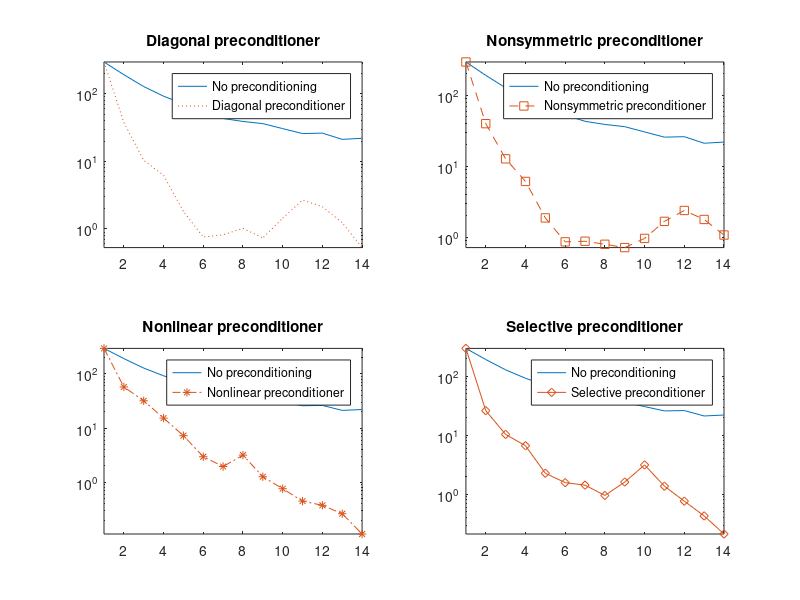
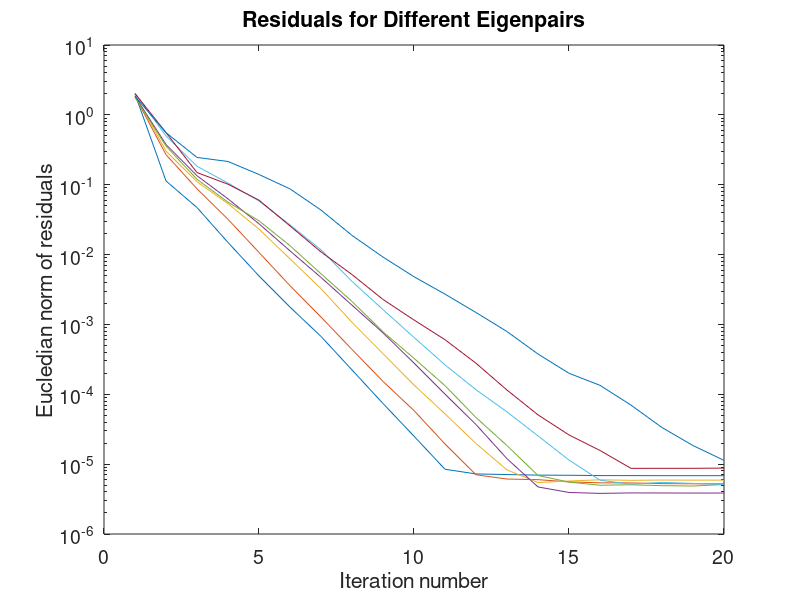
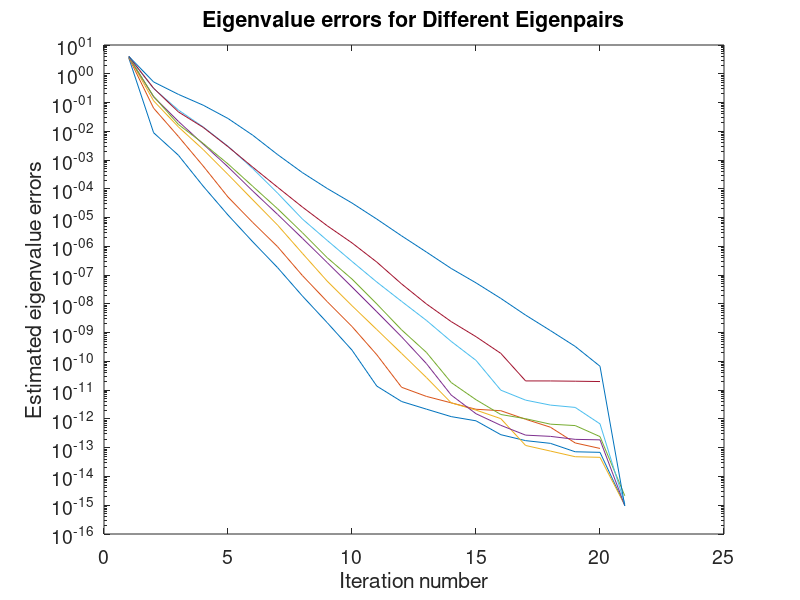

MATLAB code for these plots, in order: (Note: this script raises an error after producing the figures.)
%LOBPCG_EXAMPLE Demonstrate the examples documented in lobpcg.m.
%
% Call lobpcg_examples from this folder, or add this folder to the MATLAB path.
% The codistributed example runs only when Parallel Computing Toolbox is
% installed and licensed. Examples that intentionally use difficult
% preconditioners or clustered spectra may not fully converge.
%%%%%%%%%%%%%%%%%%%%%%%%%%%%%%%%%%%%%%%%%%%%%%%%%%
%   License:  MIT / Apache-2.0
%   Copyright (c) 2026 A.V. Knyazev, Andrew.Knyazev@ucdenver.edu
%   $Revision: 1.0 $  $Date: 1-November-2026
%   Tested in GNU Octave Version: 11.3.0 and
%   MATLAB with Paralel Computing Toolbx 26.2 (R2026b), but is
%   expected to work on any post 2008 MATLAB and Octave.
function lobpcg_examples

previousRngState = rng;
rngCleanup = onCleanup(@() rng(previousRngState));
rng(0);
exampleSettings = struct(...
    'gridSize', 20, 'laplacianBlockSize', 8, ...
    'standardTolerance', 1e-5, 'verbosity', 2, 'quiet', 0, ...
    'unpreconditionedMaxIterations', 50, ...
    'sequentialBlockSize', 2, 'sequentialBlockCount', 4, ...
    'sequentialMaxIterations', 200, ...
    'preconditionedMaxIterations', 60, 'identityBMaxIterations', 50, ...
    'diagonalSize', 1000, 'diagonalDensity', 0.1, ...
    'diagonalBlockSize', 5, 'diagonalMaxIterations', 15, ...
    'parallelSize', 100, 'parallelBlockSize', 2, ...
    'parallelWorkerCount', 2, 'parallelMaxIterations', 5, ...
    'singleSize', 100, 'singleBlockSize', 2, 'singleMaxIterations', 15, ...
    'clusteredMatrixSize', 100, 'clusteredValues', [1, 1.99, 2:99], ...
    'clusteredBlockSizes', [1, 2, 3], ...
    'clusteredTolerance', 1e-10, 'clusteredMaxIterations', 80, ...
    'nonsymmetricEntry', 2, 'selectiveShift', 3.5);
gridSize = exampleSettings.gridSize;
blockSize = exampleSettings.laplacianBlockSize;
oneDimensionalLaplacian = spdiags(...
    [-ones(gridSize, 1), 2 * ones(gridSize, 1), -ones(gridSize, 1)], ...
    -1:1, gridSize, gridSize);
operatorA = kron(speye(gridSize), oneDimensionalLaplacian) + ...
    kron(oneDimensionalLaplacian, speye(gridSize));
n = size(operatorA, 1);
fprintf('Using a %d-by-%d interior-grid Laplacian (%d unknowns).\n', ...
    gridSize, gridSize, n);
% Equivalent PDE-grid construction from the docstring, when available:
% operatorA = delsq(numgrid('S', gridSize + 1));
% Or, with the laplacian.m File Exchange function on the MATLAB path:
% [~, ~, operatorA] = laplacian([gridSize - 1, gridSize - 1]);

%% Example 1: Eight eigenpairs without preconditioning
[X_noPreconditioner, lambda_noPreconditioner, failure_noPreconditioner] = ...
    lobpcg(randn(n, blockSize), operatorA, exampleSettings.standardTolerance, ...
    exampleSettings.unpreconditionedMaxIterations, exampleSettings.verbosity);
fprintf('Unpreconditioned solve convergence flag: %d\n', ...
    failure_noPreconditioner);
fprintf('Returned %d eigenvectors.\n', size(X_noPreconditioner, 2));
disp('Unpreconditioned eigenvalues:');
disp(lambda_noPreconditioner.');

%% Example 2: Compute the same eigenpairs in four constrained blocks
blockSizeSequential = exampleSettings.sequentialBlockSize;
sequentialBlockCount = exampleSettings.sequentialBlockCount;
X_sequential = zeros(n, blockSizeSequential * sequentialBlockCount);
lambdaAll = zeros(blockSizeSequential * sequentialBlockCount, 1);
for blockIndex = 1:sequentialBlockCount
    [X_block, lambda_block] = lobpcg(randn(n, blockSizeSequential), ...
        operatorA, X_sequential(:, 1:(blockIndex - 1) * blockSizeSequential), ...
        exampleSettings.standardTolerance, ...
        exampleSettings.sequentialMaxIterations, exampleSettings.verbosity);
    blockRange = (blockIndex - 1) * blockSizeSequential + (1:blockSizeSequential);
    X_sequential(:, blockRange) = X_block;
    lambdaAll(blockRange) = lambda_block;
end
fprintf('Sequential solve returned %d eigenvectors.\n', size(X_sequential, 2));
disp('Eigenvalues from sequential constrained blocks:');
disp(lambdaAll.');

%% Example 3: Incomplete-Cholesky preconditioning
preconditionerL = ichol(operatorA, struct('michol', 'on'));
preconditionerFunction = @(vectors) ...
    preconditionerL' \ (preconditionerL \ vectors);
[X_preconditioned, lambda_preconditioned, failure_preconditioned] = ...
    lobpcg(randn(n, blockSize), operatorA, [], ...
    preconditionerFunction, exampleSettings.standardTolerance, ...
    exampleSettings.preconditionedMaxIterations, exampleSettings.verbosity);
fprintf('Preconditioned solve convergence flag: %d\n', failure_preconditioned);
disp('Preconditioned eigenvalues:');
disp(lambda_preconditioned.');
fprintf('Preconditioned output class: %s\n', class(X_preconditioned));

%% Example 4: Generalized problem with B = I
[X_identityB, lambda_identityB, failure_identityB] = ...
    lobpcg(randn(n, blockSize), operatorA, speye(n), ...
    preconditionerFunction, exampleSettings.standardTolerance, ...
    exampleSettings.identityBMaxIterations, exampleSettings.verbosity);
fprintf('Generalized B=I convergence flag: %d\n', failure_identityB);
fprintf('Generalized B=I returned %d eigenvectors.\n', size(X_identityB, 2));
disp('Generalized B=I eigenvalues:');
disp(lambda_identityB.');

%% Example 5: Diagonally dominant sparse matrix and preconditioners
diagonalSize = exampleSettings.diagonalSize;
diagonalMatrix = spdiags((1:diagonalSize)', 0, diagonalSize, diagonalSize);
diagonalOperatorA = diagonalMatrix + ...
    sprandsym(diagonalSize, exampleSettings.diagonalDensity);
initialDiagonalVectors = randn(diagonalSize, exampleSettings.diagonalBlockSize);
maxIterations = exampleSettings.diagonalMaxIterations;
residualTolerance = exampleSettings.standardTolerance;
[~, ~, ~, ~, residualsNoPreconditioner] = lobpcg(...
    initialDiagonalVectors, diagonalOperatorA, residualTolerance, maxIterations, 1);
[~, ~, ~, ~, residualsDiagonal] = lobpcg(initialDiagonalVectors, ...
    diagonalOperatorA, [], @(vectors) diagonalMatrix \ vectors, ...
    residualTolerance, maxIterations, 1);

figure;
subplot(2, 2, 1);
plotNoPreconditioner = semilogy(max(residualsNoPreconditioner, [], 1)); hold on;
plotVariant = semilogy(max(residualsDiagonal, [], 1), ':');
legend([plotNoPreconditioner, plotVariant], ...
    {'No preconditioning', 'Diagonal preconditioner'}, 'Location', 'best');
title('Diagonal preconditioner'); axis tight;

% Nonsymmetric preconditioning, as in the documented example.
preconditionerMatrix = diagonalMatrix;
preconditionerMatrix(1, 2) = exampleSettings.nonsymmetricEntry;
[~, ~, ~, ~, residualsNonsymmetric] = lobpcg(initialDiagonalVectors, ...
    diagonalOperatorA, [], @(vectors) preconditionerMatrix \ vectors, ...
    residualTolerance, maxIterations, 1);
subplot(2, 2, 2);
plotNoPreconditioner = semilogy(max(residualsNoPreconditioner, [], 1)); hold on;
plotVariant = semilogy(max(residualsNonsymmetric, [], 1), '--s');
legend([plotNoPreconditioner, plotVariant], ...
    {'No preconditioning', 'Nonsymmetric preconditioner'}, 'Location', 'best');
title('Nonsymmetric preconditioner'); axis tight;

% Nonlinear preconditioning.
preconditionerMatrix = diagonalMatrix;
[~, ~, ~, ~, residualsNonlinear] = lobpcg(initialDiagonalVectors, ...
    diagonalOperatorA, [], ...
    @(vectors) preconditionerMatrix \ (vectors + 10 * sin(vectors)), ...
    residualTolerance, maxIterations, 1);
subplot(2, 2, 3);
plotNoPreconditioner = semilogy(max(residualsNoPreconditioner, [], 1)); hold on;
plotVariant = semilogy(max(residualsNonlinear, [], 1), '-.*');
legend([plotNoPreconditioner, plotVariant], ...
    {'No preconditioning', 'Nonlinear preconditioner'}, 'Location', 'best');
title('Nonlinear preconditioner'); axis tight;

% Selective preconditioning.
preconditionerMatrix = abs(diagonalMatrix - ...
    exampleSettings.selectiveShift * speye(diagonalSize));
[~, ~, ~, ~, residualsSelective] = lobpcg(initialDiagonalVectors, ...
    diagonalOperatorA, [], @(vectors) preconditionerMatrix \ vectors, ...
    residualTolerance, maxIterations, 1);
subplot(2, 2, 4);
plotNoPreconditioner = semilogy(max(residualsNoPreconditioner, [], 1)); hold on;
plotVariant = semilogy(max(residualsSelective, [], 1), '-d');
legend([plotNoPreconditioner, plotVariant], ...
    {'No preconditioning', 'Selective preconditioner'}, 'Location', 'best');
title('Selective preconditioner'); axis tight;

%% Example 6: Codistributed operators
if license('test', 'Distrib_Computing_Toolbox') && ...
        exist('codistributed', 'class') == 8
    existingPool = gcp('nocreate');
    createdPoolForExample = isempty(existingPool);
    if createdPoolForExample
        parallelPool = parpool('local', exampleSettings.parallelWorkerCount);
    else
        parallelPool = existingPool;
    end
    try
        operatorA_distributed = codistributed(diag(1:exampleSettings.parallelSize));
        operatorB_distributed = codistributed(diag(...
            exampleSettings.parallelSize + (1:exampleSettings.parallelSize)));
        [X_distributed, lambda_distributed] = lobpcg(...
            randn(exampleSettings.parallelSize, exampleSettings.parallelBlockSize), ...
            operatorA_distributed, operatorB_distributed, ...
            exampleSettings.standardTolerance, ...
            exampleSettings.parallelMaxIterations, exampleSettings.verbosity);
        disp('Codistributed eigenvalues:');
        disp(gather(lambda_distributed).');
        fprintf('Codistributed output has %d eigenvectors.\n', ...
            size(gather(X_distributed), 2));
    catch exampleError
        if createdPoolForExample && isvalid(parallelPool)
            delete(parallelPool);
        end
        rethrow(exampleError);
    end
    if createdPoolForExample && isvalid(parallelPool)
        delete(parallelPool);
    end
else
    fprintf('Skipping codistributed example: Parallel Computing Toolbox unavailable.\n');
end

%% Example 7: Single-precision inputs
singleOperatorA = single(diag(1:exampleSettings.singleSize));
singleOperatorB = single(diag(...
    exampleSettings.singleSize + (1:exampleSettings.singleSize)));
singleInitialVectors = single(randn(...
    exampleSettings.singleSize, exampleSettings.singleBlockSize));
[X_single, lambda_single] = lobpcg(singleInitialVectors, ...
    singleOperatorA, singleOperatorB, exampleSettings.standardTolerance, ...
    exampleSettings.singleMaxIterations, exampleSettings.verbosity);
fprintf('All-single input/output classes: X=%s, A=%s, B=%s, lambda=%s\n', ...
    class(X_single), class(singleOperatorA), class(singleOperatorB), ...
    class(lambda_single));
fprintf('All-single solve returned %d eigenvectors.\n', size(X_single, 2));

%% Example 8: Sensitivity to clustered eigenvalues and block size
clusteredOperatorA = diag(exampleSettings.clusteredValues);
clusteredBlockSizes = exampleSettings.clusteredBlockSizes;
clusteredResults = cell(size(clusteredBlockSizes));
for blockIndex = 1:numel(clusteredBlockSizes)
    clusteredBlockSize = clusteredBlockSizes(blockIndex);
    [clusteredVectors, clusteredValues, clusteredFailureFlag] = lobpcg(...
        randn(exampleSettings.clusteredMatrixSize, clusteredBlockSize), ...
        clusteredOperatorA, exampleSettings.clusteredTolerance, ...
        exampleSettings.clusteredMaxIterations, exampleSettings.verbosity);
    clusteredOperatorVectors = clusteredOperatorA * clusteredVectors;
    clusteredResiduals = clusteredOperatorVectors - ...
        bsxfun(@times, clusteredVectors, clusteredValues');
    clusteredResidualScale = max(norm(clusteredOperatorVectors, 'fro'), eps);
    clusteredRelativeResidual = norm(clusteredResiduals, 'fro') / ...
        clusteredResidualScale;
    clusteredResults{blockIndex} = struct(...
        'vectors', clusteredVectors, 'values', clusteredValues, ...
        'failureFlag', clusteredFailureFlag, ...
        'relativeResidual', clusteredRelativeResidual);
    assert(size(clusteredVectors, 2) == clusteredBlockSize);
    assert(all(isfinite(clusteredValues)) && isfinite(clusteredRelativeResidual));
    fprintf(['Clustered block size %d: flag %d, relative residual %.3e, ', ...
        '%d eigenpairs returned.\n'], clusteredBlockSize, ...
        clusteredFailureFlag, clusteredRelativeResidual, size(clusteredVectors, 2));
end
    clear rngCleanup
    end
